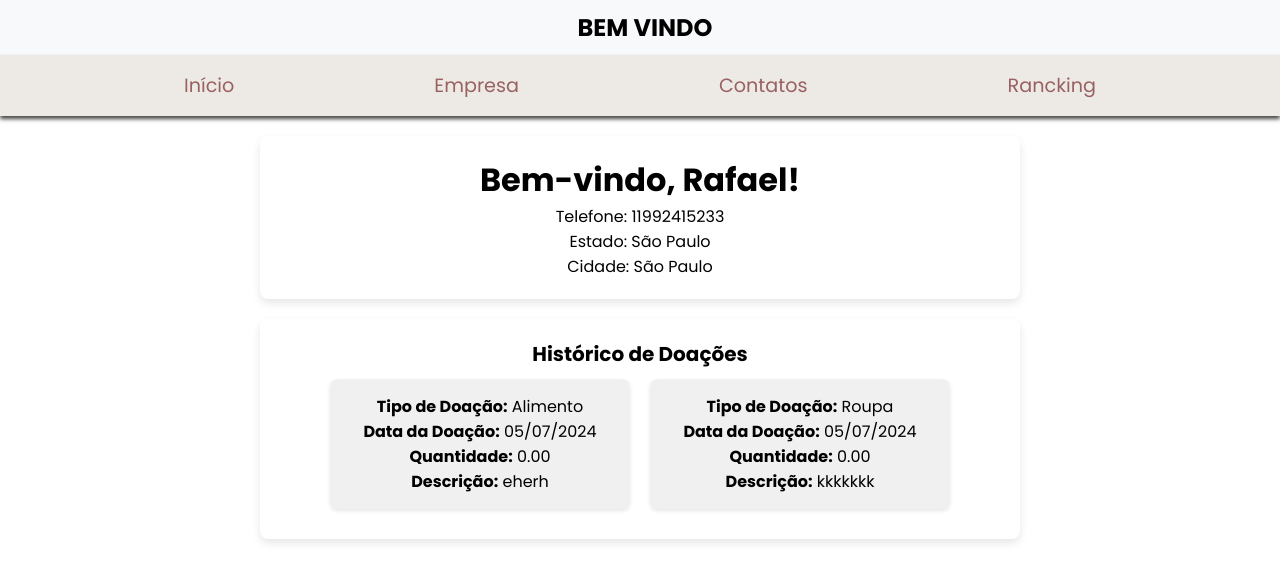
Page /meu-perfil.php (signed in) on the committed database.
### tables this page shows
CREATE TABLE `usuarios` (
  `id` int(11) NOT NULL,
  `nome` varchar(100) NOT NULL,
  `email` varchar(100) NOT NULL,
  `telefone` varchar(20) NOT NULL,
  `estado` varchar(50) NOT NULL,
  `cidade` varchar(50) NOT NULL,
  `senha` varchar(255) NOT NULL,
  `quantidade_doacoes` int(11) NOT NULL DEFAULT 0
);

CREATE TABLE `doacoes` (
  `id` int(11) NOT NULL,
  `nome` varchar(100) NOT NULL,
  `email` varchar(100) NOT NULL,
  `telefone` varchar(20) NOT NULL,
  `estado` varchar(50) NOT NULL,
  `cidade` varchar(50) NOT NULL,
  `tipo_doacao` varchar(50) NOT NULL,
  `quantidade` decimal(10,2) DEFAULT NULL,
  `descricao` text DEFAULT NULL,
  `imagem` varchar(255) DEFAULT NULL,
  `data_doacao` timestamp NOT NULL DEFAULT current_timestamp()
);

### meu-perfil.php (the view, shortened to what this page needs)
<?php
$servername = "localhost";
$username = "root";
$password = "";
$dbname = "despertar";
$conn = new mysqli($servername, $username, $password, $dbname);
$email = $_SESSION['email'];
$sql_usuario = "SELECT * FROM usuarios WHERE email = '$email'";
$result_usuario = $conn->query($sql_usuario);
if ($result_usuario->num_rows > 0) {
    $row_usuario = $result_usuario->fetch_assoc();
    $nome = $row_usuario['nome'];
    $telefone = $row_usuario['telefone'];
    $estado = $row_usuario['estado'];
    $cidade = $row_usuario['cidade'];
    $sql_doacoes = "SELECT * FROM doacoes WHERE email = '$email'";
    $result_doacoes = $conn->query($sql_doacoes);
?>
    <!DOCTYPE html>
    <html lang="PT-br">
    <head>
        <link rel="stylesheet" href="recursos/css/inicio.css">
        <link rel="stylesheet" href="recursos/css/meu-perfil.css">
        <link rel="stylesheet" href="https://cdnjs.cloudflare.com/ajax/libs/font-awesome/6.4.0/css/all.min.css" />
    </head>
    <body>
        <header class="header-1">
            <nav class="nav-bar">
                <div class="logo">
                </div>
                <div class="nav-title">
                    <h1>BEM VINDO</h1>
                </div>
                <div class="icon-container">
                </div>
            </nav>
        </header>
        <header class="header-2">
            <nav class="nav-bar-2">
                <div class="nav-list">
                    <ul>
                        <li class="nav-item"><a href="inicio.php" class="nav-link">Início</a></li>
                        <li class="nav-item"><a href="empresa.php" class="nav-link">Empresa</a></li>
                        <li class="nav-item"><a href="contatos.php" class="nav-link">Contatos</a></li>
                        <li class="nav-item"><a href="pontuacao.php" class="nav-link">Rancking</a></li>
                    </ul>
                </div>
            </nav>
        </header>
        <div class="container">
            <div class="profile-container">
                <h1>Bem-vindo, <?php echo $nome; ?>!</h1>
                <p>Telefone: <?php echo $telefone; ?></p>
                <p>Estado: <?php echo $estado; ?></p>
                <p>Cidade: <?php echo $cidade; ?></p>
            </div>
            <?php if ($result_doacoes->num_rows > 0) : ?>
                <div class="donation-history">
                    <h2>Histórico de Doações</h2>
                    <div class="card-container">
                        <?php while ($row_doacao = $result_doacoes->fetch_assoc()) : ?>
                            <div class="card">
                                <p><strong>Tipo de Doação:</strong> <?php echo $row_doacao['tipo_doacao']; ?></p>
                                <p><strong>Data da Doação:</strong> <?php echo date('d/m/Y', strtotime($row_doacao['data_doacao'])); ?></p>
                                <p><strong>Quantidade:</strong> <?php echo $row_doacao['quantidade']; ?></p>
                                <p><strong>Descrição:</strong> <?php echo $row_doacao['descricao']; ?></p>
                            </div>
                        <?php endwhile; ?>
                    </div>
                </div>
            <?php else : ?>
                <p>Ainda não há registros de doações.</p>
            <?php endif; ?>
        </div>
    </body>
    </html>
<?php
} else {
    echo "Erro ao carregar as informações do usuário.";
}
?>
</body>
</html>

### recursos/css/inicio.css (style rules this page uses)
* { padding: 0; margin: 0; box-sizing: border-box; }
body { font-family: 'Poppins', sans-serif; }
.header-1 { background-color: #f8f9fa; padding: 10px 0; }
.nav-bar { display: flex; justify-content: space-between; align-items: center; width: 100%; max-width: 1200px; margin: 0 auto; padding: 0 20px; }
.logo { flex: 1; margin-left: -80px; }
.nav-title { flex: 2; text-align: center; }
.nav-title h1 { margin: 0; font-size: 24px; font-weight: bold; }
.icon-container { flex: 1; display: flex; justify-content: flex-end; align-items: center; margin-right: -90px; }
.header-2 { background-color: #EDEAE5; box-shadow: 0px 3px 4px #464646; }
.nav-bar-2 { padding: 1rem 2rem; }
.nav-list ul { display: flex; justify-content: center; list-style: none; align-items: center; }
.nav-item { margin: 0 100px; }
.nav-link { text-decoration: none; font-size: 1.2rem; color: #996161; font-family: 'Poppins'; }
h2 { font-size: 20px; margin: 0; }

### recursos/css/meu-perfil.css (style rules this page uses)
body { font-family: 'Poppins', sans-serif; }
.container { text-align: center; max-width: 800px; margin: auto; padding: 20px; }
.profile-container { background-color: #ffffff; padding: 20px; border-radius: 8px; box-shadow: 0 4px 8px rgba(0, 0, 0, 0.1); margin-bottom: 20px; }
.donation-history { background-color: #ffffff; padding: 20px; border-radius: 8px; box-shadow: 0 4px 8px rgba(0, 0, 0, 0.1); }
.card-container { display: flex; flex-wrap: wrap; justify-content: center; }
.card { background-color: #f0f0f0; padding: 15px; margin: 10px; border-radius: 8px; box-shadow: 0 2px 4px rgba(0, 0, 0, 0.1); width: calc(33.33% - 20px); max-width: 300px; flex: 1 1 300px; }

### rows in the picture
usuarios: nome "Rafael", telefone "11992415233", estado "São Paulo", cidade "São Paulo"
doacoes: tipo_doacao "Alimento", data_doacao "05/07/2024", quantidade "0.00", descricao "eherh"
doacoes: tipo_doacao "Roupa", data_doacao "05/07/2024", quantidade "0.00", descricao "kkkkkkk"
